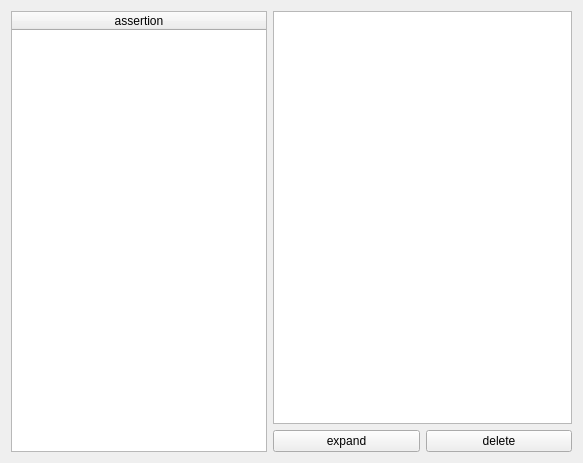
<?xml version="1.0" encoding="UTF-8"?>
<ui version="4.0">
 <class>ProofNode</class>
 <widget class="QWidget" name="ProofNode">
  <property name="geometry">
   <rect>
    <x>0</x>
    <y>0</y>
    <width>583</width>
    <height>463</height>
   </rect>
  </property>
  <layout class="QVBoxLayout" name="verticalLayout_2">
   <item>
    <layout class="QHBoxLayout" name="horizontalLayout_2">
     <item>
      <widget class="QTableWidget" name="variantTableWidget">
       <property name="sizePolicy">
        <sizepolicy hsizetype="Fixed" vsizetype="Expanding">
         <horstretch>0</horstretch>
         <verstretch>0</verstretch>
        </sizepolicy>
       </property>
       <property name="showGrid">
        <bool>false</bool>
       </property>
       <attribute name="horizontalHeaderVisible">
        <bool>true</bool>
       </attribute>
       <attribute name="horizontalHeaderStretchLastSection">
        <bool>true</bool>
       </attribute>
       <attribute name="verticalHeaderVisible">
        <bool>false</bool>
       </attribute>
       <attribute name="verticalHeaderStretchLastSection">
        <bool>false</bool>
       </attribute>
       <column>
        <property name="text">
         <string>assertion</string>
        </property>
        <property name="textAlignment">
         <set>AlignCenter</set>
        </property>
       </column>
      </widget>
     </item>
     <item>
      <layout class="QVBoxLayout" name="verticalLayout">
       <item>
        <widget class="QPlainTextEdit" name="assertionTextEdit">
         <property name="textInteractionFlags">
          <set>Qt::TextSelectableByKeyboard|Qt::TextSelectableByMouse</set>
         </property>
        </widget>
       </item>
       <item>
        <layout class="QHBoxLayout" name="horizontalLayout">
         <item>
          <widget class="QPushButton" name="expandNode">
           <property name="text">
            <string>expand</string>
           </property>
          </widget>
         </item>
         <item>
          <widget class="QPushButton" name="deleteNode">
           <property name="text">
            <string>delete</string>
           </property>
          </widget>
         </item>
        </layout>
       </item>
      </layout>
     </item>
    </layout>
   </item>
  </layout>
 </widget>
 <resources/>
 <connections/>
</ui>
